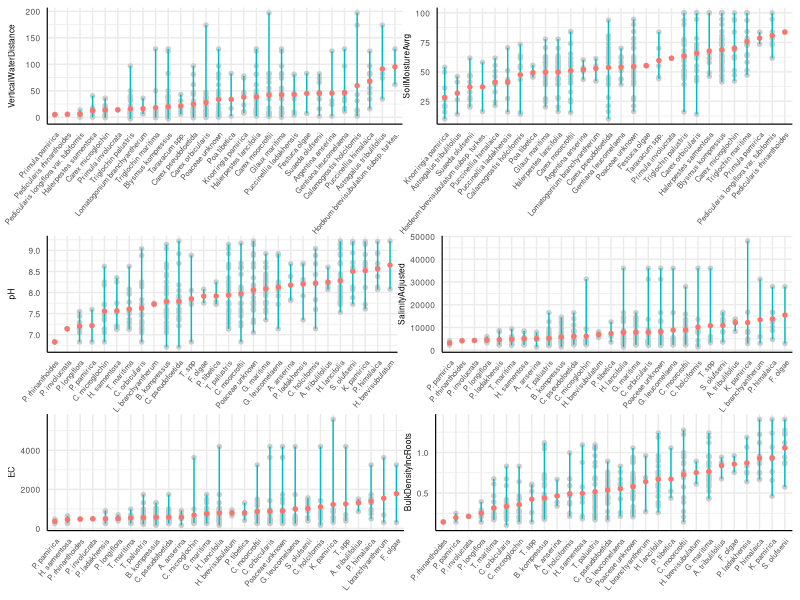
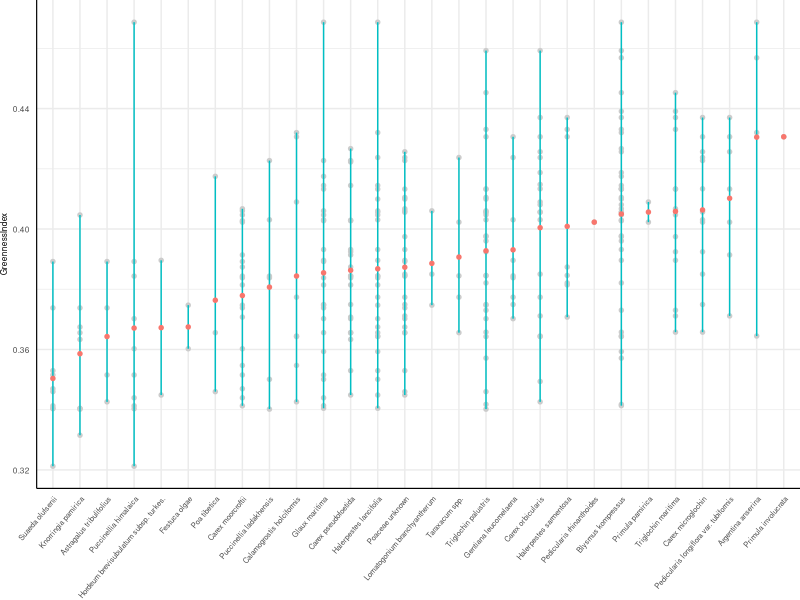
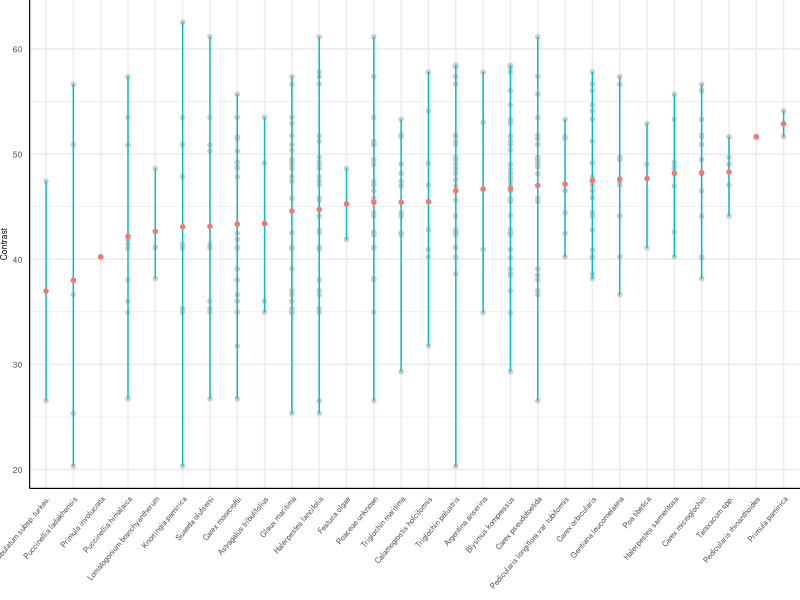
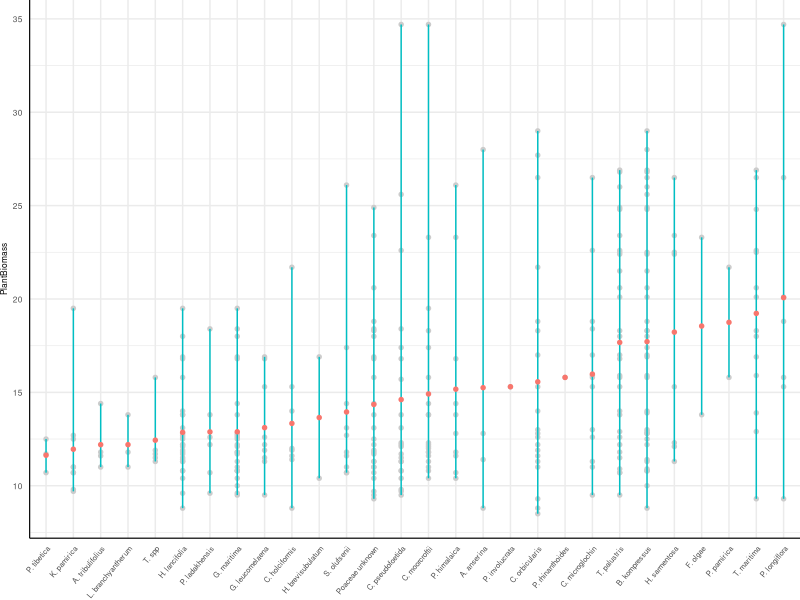
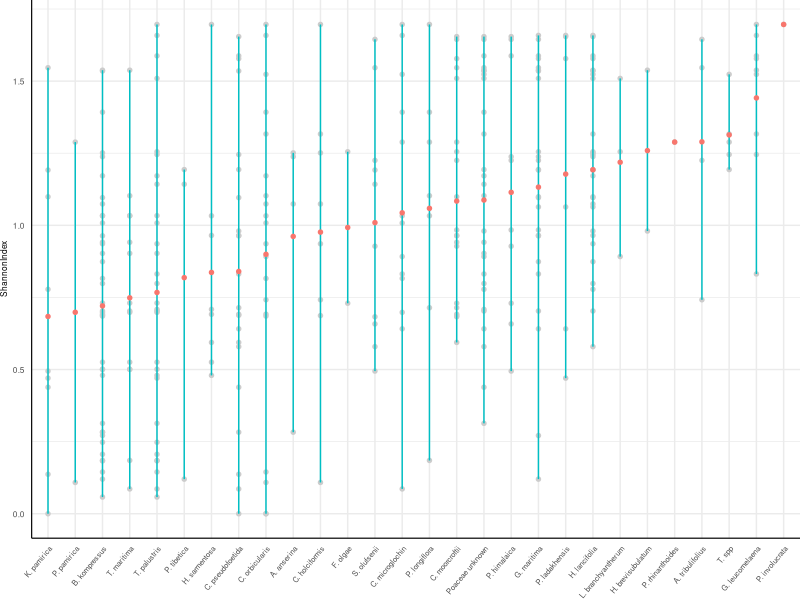
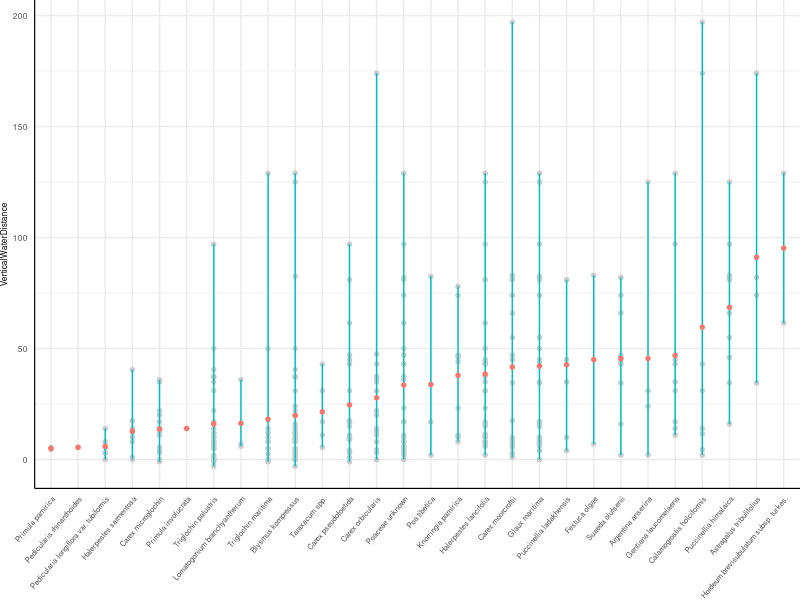
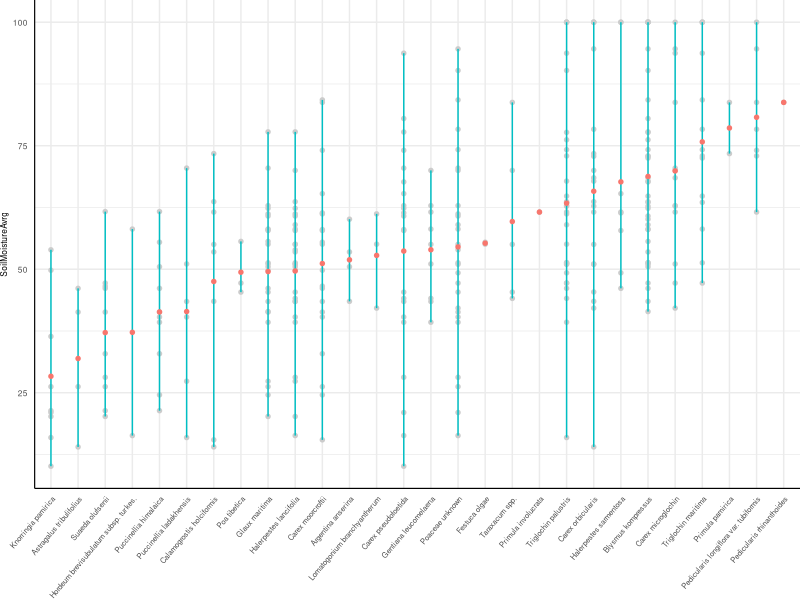
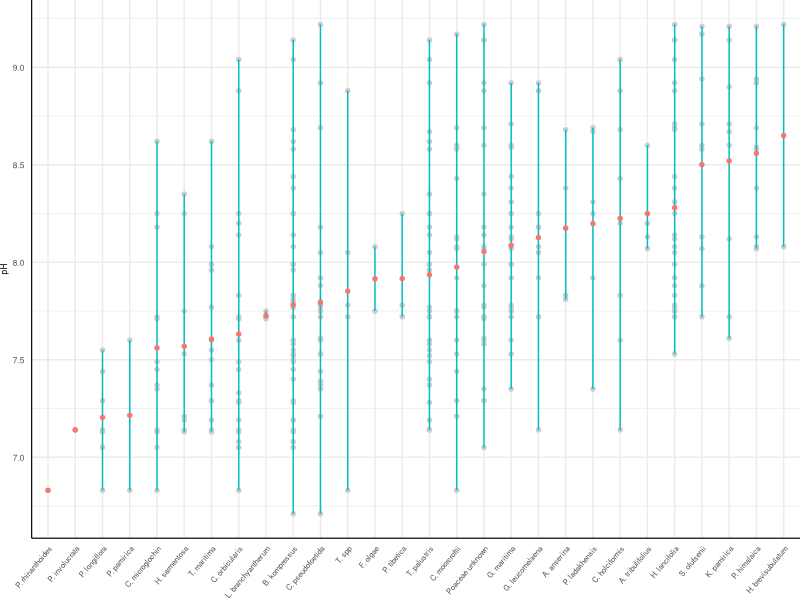

The R source for these figures, in order: (Note: this script raises an error after producing the figures.)
### OUTPUT OF THIS SCRIPT:
# Images containing several graphs of species range data
# (No data set)


rm(list = ls()) # Cleaning the environment
# ctrl + L in console will clear everything
try(dev.off(dev.list()["RStudioGD"]), silent = TRUE) # Cleaning plot window (or click broom)

library(ggplot2)
library(dplyr)
library(tidyr)
library(stringr)
library(gridExtra)
library(patchwork)


########################### Importing data

# Load envData and vegData from CSV files, setting the first column as row names
envData <- read.csv("3.TemporaryFiles/envDataWithShannonTransformed.csv")
vegData <- read.csv("3.TemporaryFiles/vegData.csv")
envData <- envData %>%
  rename("Plot" = "X")
vegData <- vegData %>%
  rename("Plot" = "X")

# NOTE: SEE WHICH PLOTS ARE REMOVED AND WHY IN THE SCRIPT WHERE THE DATA IS CLEANED


########################### Function for creating the plots

createPlot <- function(vegetData, environData, envVar, short = FALSE, fontSize = 6) {
  # Reshape species data
  speciesLong <- vegetData %>%
    pivot_longer(cols = -Plot, names_to = "Species", values_to = "Abundance") %>%
    filter(Abundance > 0)
  
  if (short) {
    speciesLong <- speciesLong %>%
      mutate(Species = if_else(
        str_detect(Species, "unknown"), 
        str_replace_all(Species, "\\.([a-zA-Z])", " \\1"), 
        str_replace(Species, "^([A-Za-z])[a-zA-Z]*\\.([a-zA-Z]+).*", "\\1. \\2")
      ))
  } else {
    speciesLong <- speciesLong %>%
      mutate(Species = str_replace_all(Species, "\\.([a-zA-Z])", " \\1"))
  }
  
  # Merge with environmental data
  mergedData <- speciesLong %>%
    left_join(environData, by = "Plot") %>%
    select(Species, Plot, all_of(envVar))
  
  # Calculate the min, max, and mean for each species based on the environmental variable
  meanValuePerSpecies <- mergedData %>%
    group_by(Species) %>%
    summarise(min_envVar = min(!!sym(envVar), na.rm = TRUE), 
              max_envVar = max(!!sym(envVar), na.rm = TRUE), 
              mean_envVar = mean(!!sym(envVar), na.rm = TRUE)) %>%
    arrange(mean_envVar)  # Sort by mean
  
  # Merge the environmental data with mean values for ordering the species
  mergedDataSorted <- mergedData %>%
    left_join(meanValuePerSpecies, by = "Species") %>%
    arrange(mean_envVar)
  
  # Create the plot
  plot <- ggplot(mergedDataSorted, aes(factor(Species, levels = unique(Species)), y = !!sym(envVar))) +
    # Individual measurements of each physical plot
    geom_point(color =  '#CCCCCC', show.legend = FALSE, size = fontSize * 0.2) +
    # Add vertical lines from min to max variable range for each species
    geom_segment(data = meanValuePerSpecies, aes(x = Species, xend = Species, y = min_envVar, yend = max_envVar), color = "#00BFC4") +
    # Add mean environmental variable as a point for each species
    geom_point(data = meanValuePerSpecies, aes(x = Species, y = mean_envVar), color = "#F8766D", size = fontSize * 0.2) +
    # Add labels
    labs(y = envVar, x = NULL) + 
    # Theme specification
    theme_minimal() +
    theme(plot.title = element_text(size = fontSize, face = 'plain', hjust = 0.5), 
          axis.line = element_line(linewidth = 0.4, linetype = "solid", colour = "black"), 
          plot.margin = margin(t = 0, r = 0, b = 0, l = 0),
          axis.title.x = element_text(size = fontSize*.6),  # Axis titles
          axis.title.y = element_text(size = fontSize),  # Axis titles
          axis.text.x = element_text(size = fontSize*.9, angle = 50, hjust = 1),
          axis.text.y = element_text(size = fontSize))
  return(plot)
}


########################### Using the function to create several plots

plot1 <- createPlot(vegData, envData, "VerticalWaterDistance")
plot2 <- createPlot(vegData, envData, "SoilMoistureAvrg")
plot3 <- createPlot(vegData, envData, "pH", TRUE)
plot4 <- createPlot(vegData, envData, "SalinityAdjusted", TRUE)
plot5 <- createPlot(vegData, envData, "EC", TRUE)
plot6 <- createPlot(vegData, envData, "BulkDensityIncRoots", TRUE)

p1 <- createPlot(vegData, envData, "GreennessIndex")
p2 <- createPlot(vegData, envData, "Contrast")
p3 <- createPlot(vegData, envData, "PlantBiomass", TRUE)
p4 <- createPlot(vegData, envData, "ShannonIndex", TRUE)


########################### Saving image

# Arrange the plots in a grid (e.g., 2 rows, 3 columns)
final_plot <- (plot1 | plot2) / (plot3 | plot4) / (plot5 | plot6)
ggsave("4.Results/SpeciesRangesHabitat.pdf", 
       plot = final_plot,
       width = 18.4,
       height = 16.2,
       units = "cm")

# Arrange the plots in a grid (e.g., 2 rows, 3 columns)
final_plot <- (p1 | p2) / (p3 | p4)
ggsave("4.Results/SpeciesRangesOtherVars.pdf", 
       plot = final_plot,
       width = 18.4,
       height = 10.8,
       units = "cm")


